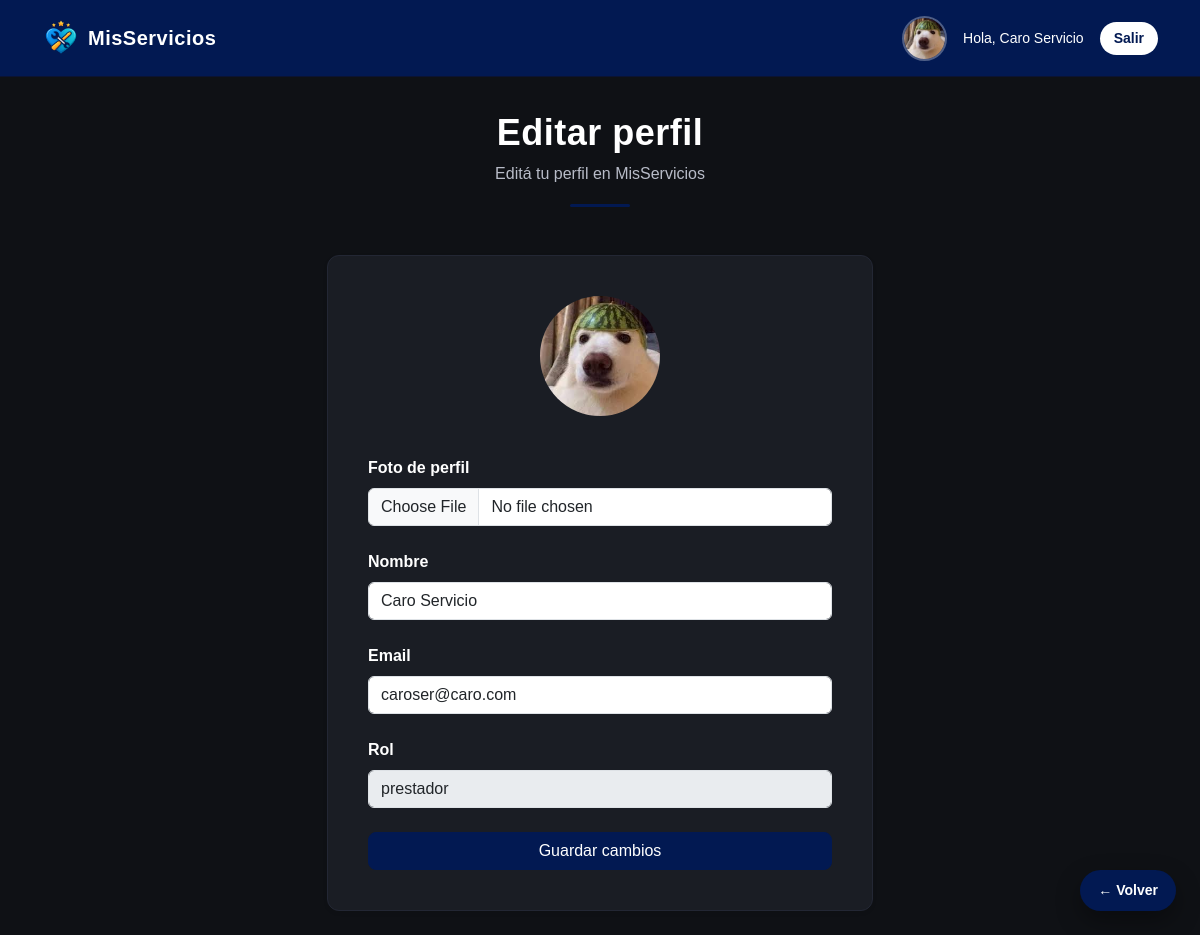
The app's page /perfil (signed in) with its own data.
### models.py (models this page shows, shortened)
class Usuario(UserMixin, db.Model):
    __tablename__ = 'usuarios'
    id = db.Column(db.Integer, primary_key=True)
    nombre = db.Column(db.String(100), nullable=False)
    email = db.Column(db.String(120), unique=True, nullable=False)
    password = db.Column(db.String(255), nullable=False)
    rol = db.Column(db.String(20), nullable=False)
    imagen = db.Column(db.String(200))
    calificaciones = db.relationship('Calificacion', backref='cliente', lazy=True)

### app.py (the view, shortened to what this page needs)
@app.route('/perfil', methods=['GET', 'POST'])
@login_required
def editar_perfil():
    return render_template('perfil.html', usuario=current_user)

### app.py (called while the page is built)
@login_manager.user_loader
def load_user(user_id):
    return Usuario.query.get(int(user_id))

### templates/perfil.html
{% extends "base.html" %}
{% block page_header %}
    {% set titulo = "Editar perfil" %}
    {% set subtitulo = "Editá tu perfil en MisServicios" %}
    {% include "components/page_header.html" %}
{% endblock %}
{% block content %}
<div class="row justify-content-center">
    <div class="col-12 col-md-8 col-lg-6">
        <div class="card shadow-sm">
            <div class="card-body">
                <form method="POST" enctype="multipart/form-data">
                    <div class="text-center mb-4">
                        {% if usuario.imagen %}
                            <img src="{{ url_for('static', filename='uploads/' + usuario.imagen) }}"
                                 class="rounded-circle mb-3"
                                 width="120" height="120">
                        {% else %}
                            <div class="prestador-avatar-placeholder mx-auto" style="width:120px;height:120px;font-size:36px;">
                                {{ usuario.nombre[0] }}
                            </div>
                        {% endif %}
                    </div>
                    <label class="fw-bold mb-2">Foto de perfil</label>
                    <input type="file" name="imagen" class="form-control">
                    <label class="fw-bold mt-4 mb-2">Nombre</label>
                    <input type="text"
                           name="nombre"
                           class="form-control"
                           value="{{ usuario.nombre }}"
                           required>
                    <label class="fw-bold mt-4 mb-2">Email</label>
                    <input type="email"
                           name="email"
                           class="form-control"
                           value="{{ usuario.email }}"
                           required>
                    <label class="fw-bold mt-4 mb-2">Rol</label>
                    <input type="text"
                           class="form-control"
                           value="{{ usuario.rol }}"
                           disabled>
                    <button class="btn btn-primary w-100 mt-4">
                        Guardar cambios
                    </button>
                </form>
            </div>
        </div>
    </div>
</div>
{% endblock %}

### templates/base.html (shortened to what this page needs)
<!DOCTYPE html>
<html lang="es">
<head>
    <link href="https://cdn.jsdelivr.net/npm/bootstrap@5.3.2/dist/css/bootstrap.min.css" rel="stylesheet">
    <link rel="stylesheet" href="{{ url_for('static', filename='css/styles.css') }}">
    <link rel="stylesheet" href="https://cdn.jsdelivr.net/npm/bootstrap-icons@1.11.3/font/bootstrap-icons.css">
</head>
<body>
<nav class="navbar navbar-expand-lg navbar-custom">
    <div class="container d-flex justify-content-between align-items-center">
        <a class="navbar-brand d-flex align-items-center gap-2 fw-bold"
           href="{% if current_user.is_authenticated %}
                    {{ url_for('dashboard') }}
                 {% else %}
                    {{ url_for('index') }}
                 {% endif %}">
            <img src="{{ url_for('static', filename='img/logo-icon.png') }}"
                 class="logo-navbar">
            <span class="logo-text">MisServicios</span>
        </a>
        {% if current_user.is_authenticated %}
        <div class="d-flex align-items-center gap-3">
            {% if current_user.imagen %}
                <img src="{{ url_for('static', filename='uploads/' + current_user.imagen) }}"
                     class="avatar-navbar">
            {% else %}
                <div class="prestador-avatar-placeholder">
                    {{ current_user.nombre[0] }}
                </div>
            {% endif %}
            <span class="text-white small">
                Hola, {{ current_user.nombre }}
            </span>
            <a href="{{ url_for('logout') }}" class="btn btn-logout btn-sm">
                Salir
            </a>
        </div>
        {% endif %}
    </div>
</nav>
<main class="container py-4">
    {% block page_header %}{% endblock %}
    {% block content %}{% endblock %}
</main>
{% if request.endpoint not in ['index'] %}
<a href="javascript:history.back()" class="btn-volver">
    ← Volver
</a>
{% endif %}
</body>
</html>

### static/css/styles.css (style rules this page uses)
:root { --primary-color: #021952; --primary-hover: #04307a; --bg-dark: #0f1115; --card-dark: #1a1d24; --text-light: #ffffff; --text-muted: #b8bcc8; }
body { margin: 0; font-family: Arial, Helvetica, sans-serif; background-color: var(--bg-dark); color: var(--text-light); }
.navbar-custom { background-color: var(--primary-color); border-bottom: 1px solid #0b1333; padding: 14px 0; }
.logo-navbar { height: 38px; }
.btn-primary { background-color: var(--primary-color); border-color: var(--primary-color); border-radius: 8px; }
.btn-logout { background-color: #ffffff; color: var(--primary-color); border-radius: 20px; padding: 6px 14px; font-weight: 600; border: none; transition: all .2s ease; }
.btn-volver { position: fixed; bottom: 24px; right: 24px; z-index: 1500; background: var(--primary-color); color: #ffffff; text-decoration: none; padding: 10px 18px; border-radius: 30px; font-weight: 600; font-size: 14px; box-shadow: 0 10px 25px rgba(0,0,0,0.35); transition: all .2s ease; }
.card { background-color: var(--card-dark); border-radius: 12px; border: 1px solid #232734; color: #fff; width: 100%; padding: 20px; }
@media (min-width: 768px) { .card { padding: 22px; } }
@media (min-width: 1024px) { .card { padding: 24px; } }
.logo-text { color: #ffffff; font-weight: 700; font-size: 20px; letter-spacing: 0.5px; }
.avatar-navbar { width: 45px; height: 45px; border-radius: 50%; object-fit: cover; border: 2px solid rgba(255,255,255,0.3); }

### records on screen
Usuario: imagen (picture), nombre "Caro Servicio", email "caroser@caro.com", rol "prestador"

### other values on screen
{{ titulo }} "Editar perfil"
{{ subtitulo }} "Editá tu perfil en MisServicios"
